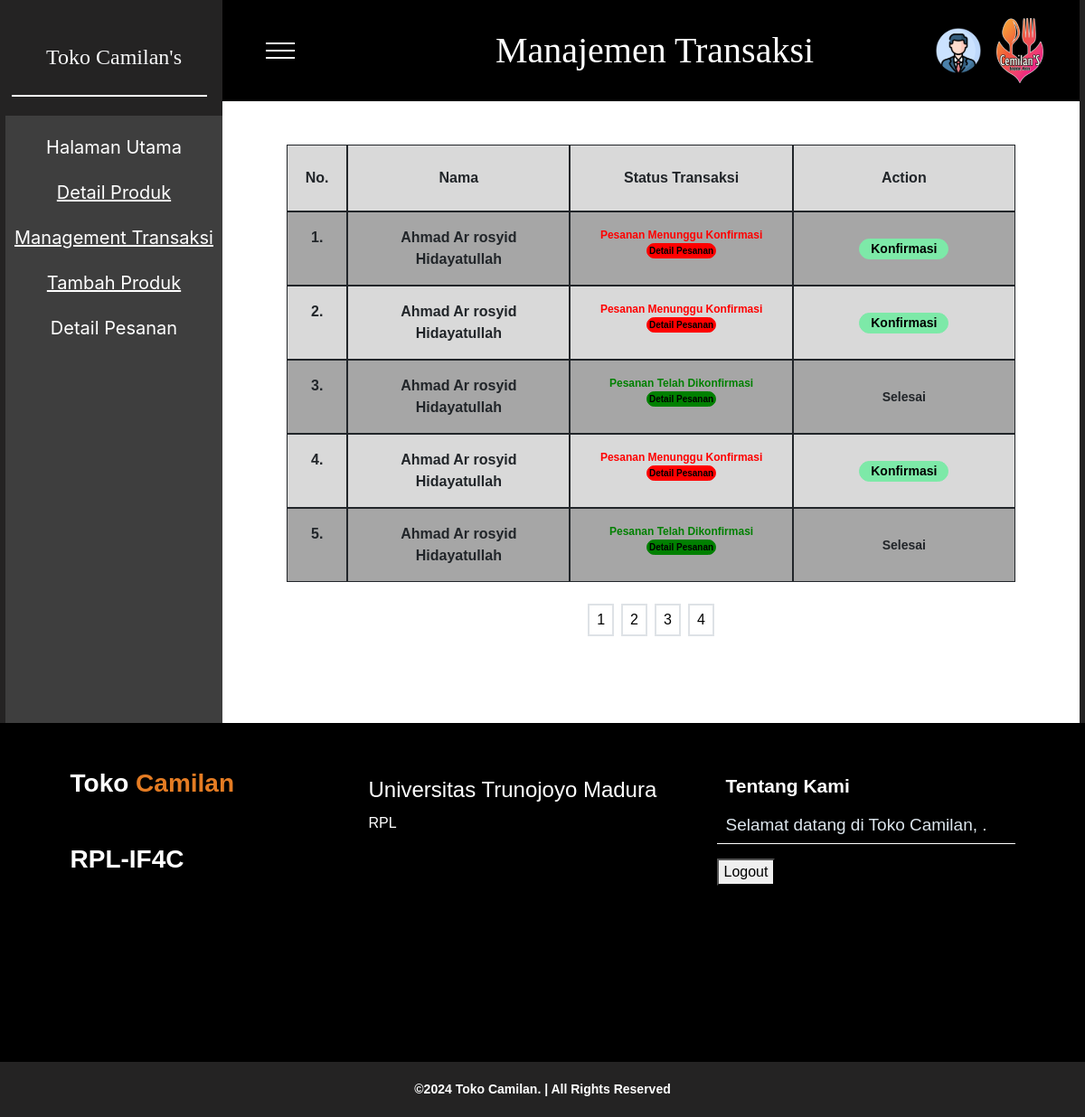
The app's page /rpl/admin/index.php with its own data.
### tables this page shows
CREATE TABLE `pesanan` (
  `ID_ORDER` int(11) NOT NULL,
  `ID_METODE_PEMBAYARAN` varchar(50) DEFAULT NULL,
  `ID_CUSTOMER` int(11) DEFAULT NULL,
  `TANGGAL_ORDER` timestamp NULL DEFAULT current_timestamp(),
  `TOTAL_ORDER` int(11) DEFAULT NULL,
  `Status` int(1) NOT NULL DEFAULT 0
);

CREATE TABLE `customer` (
  `NAMA_CUSTOMER` varchar(50) DEFAULT NULL,
  `ID_CUSTOMER` int(11) NOT NULL,
  `NOMOR_TELPON_CUSTOMER` varchar(50) DEFAULT NULL,
  `USERNAME` varchar(50) DEFAULT NULL,
  `PASSWORD` varchar(64) DEFAULT NULL,
  `EMAIL` text DEFAULT NULL,
  `ALAMAT` text DEFAULT NULL,
  `KOTA` text NOT NULL,
  `ID_KOTA` int(11) NOT NULL,
  `PROVINSI` text NOT NULL,
  `ID_PROVINSI` int(11) NOT NULL,
  `FOTO` text DEFAULT 'Default-Profile.svg'
);

### rpl/Database/database.php (called while the page is built, shortened)
<?php
function getDataAllJoin($table, $column, $columnid)
{
    try {
        $statement = DB->prepare("SELECT * FROM $table JOIN $column ON $table.$columnid = $column.$columnid");
        $statement->execute();
        return $statement->fetchAll(PDO::FETCH_ASSOC);
    } catch (PDOException $err) {
        echo $err->getMessage();
    }
}
function getDataAllJoinLimit($table, $column, $columnid, $start, $perpage)
{
    try {
        $statement = DB->prepare("SELECT * FROM $table JOIN $column ON $table.$columnid = $column.$columnid LIMIT $start, $perpage");
        $statement->execute();
        return $statement->fetchAll(PDO::FETCH_ASSOC);
    } catch (PDOException $err) {
        echo $err->getMessage();
    }
}

### rpl/admin/index.php (the view, shortened to what this page needs)
<?php
require_once('../Database/database.php');
$result = getDataAllJoin('pesanan', 'customer', 'ID_CUSTOMER');
$per_page = 5;
$total_results = count($result);
$total_pages = ceil($total_results / $per_page);
if (!isset($_GET['page'])) {
    $page = 1;
} else {
    $page = $_GET['page'];
}
$start = ($page - 1) * $per_page;
$pesanan = getDataAllJoinLimit('pesanan', 'customer', 'ID_CUSTOMER', $start, $per_page);
?>
<?php include("../templates/header-admin.php") ?>
<?php $table_color = "#D9D9D9;" ?>
<div class="row" style="width: 85%;">
    <div class="border border-dark py-4 fw-bold col-sm-1 text-center" style="background-color: <?= $table_color; ?>;">No.</div>
    <div class="border border-dark py-4 fw-bold col text-center" style="background-color: <?= $table_color; ?>;">Nama</div>
    <div class="border border-dark py-4 fw-bold col text-center" style="background-color: <?= $table_color; ?>;">Status Transaksi</div>
    <div class="border border-dark py-4 fw-bold col text-center" style="background-color: <?= $table_color; ?>;">Action</div>
</div>
<?php
$row_count = 0;
foreach ($pesanan as $order) :
    $row_count += 1;
    if ($row_count % 2 == 1) {
        $table_color = "#A6A6A6;";
    } else {
        $table_color = "#D9D9D9;";
    }
?>
    <div class="row" style="width: 85%;">
        <div class="border border-dark py-3 fw-bold col-sm-1 text-center d-flex flex-column align-items-center" style="background-color: <?= $table_color; ?>;"><?= $row_count; ?>.</div>
        <div class="border border-dark py-3 fw-bold col text-center d-flex flex-column align-items-center" style="background-color: <?= $table_color; ?>;"><?= $order['NAMA_CUSTOMER']; ?></div>
        <?php if ($order['Status'] == 0) : ?>
            <div class="border border-dark py-3 fw-bold col text-center d-flex flex-column align-items-center" style="background-color: <?= $table_color; ?>;">
                <div style="color: red; font-size: 12px">Pesanan Menunggu Konfirmasi</div>
                <a href="detail_pesanan.php?DetailPesanan=<?= $order['ID_ORDER'] ?>" style="width:35%; border: 1px solid red; border-radius:1rem; background-color:red; text-decoration:none; color:black;">
                    <div class="p-0 m-0" style="font-size: 10px; text-align:center;">Detail Pesanan</div>
                </a>
            </div>
            <div class="border border-dark py-3 fw-bold col text-center d-flex flex-column justify-content-center align-items-center" style="background-color: <?= $table_color; ?>;">
                <a href="<?= BASEURL . 'controller/admin/confirm-order.php?Order=' . $order['ID_ORDER']; ?>" style="border-radius:1rem; border:1px solid #7DE9A8; background-color: #7DE9A8; font-size:14px; width:45%; color:#000; text-decoration:none;">
                    Konfirmasi
                </a>
            </div>
        <?php else : ?>
            <div class="border border-dark py-3 fw-bold col text-center d-flex flex-column align-items-center" style="background-color: <?= $table_color; ?>;">
                <div style="color: green; font-size: 12px">Pesanan Telah Dikonfirmasi</div>
                <a href="detail_pesanan.php?DetailPesanan=<?= $order['ID_ORDER'] ?>" style="width:35%; border: 1px solid green; border-radius:1rem; background-color:green; text-decoration:none; color:black;">
                    <div class="p-0 m-0" style="font-size: 10px; text-align:center;">Detail Pesanan</div>
                </a>
            </div>
            <div class="border border-dark py-3 fw-bold col text-center d-flex flex-column justify-content-center align-items-center" style="background-color: <?= $table_color; ?>; font-size:14px;">Selesai</div>
        <?php endif; ?>
    </div>
<?php endforeach; ?>
<div class="d-flex">
    <?php for ($i = 1; $i <= $total_pages; $i++) : ?>
        <a class="border border-2 text-decoration-none px-2 py-1 my-4 mx-1" style="color: #000;" href='?page=<?= $i ?>'>
            <div class="paginate-link p-0 m-0" style="width:100%; height:100%">
                <?= $i; ?>
            </div>
        </a>
    <?php endfor; ?>
</div>
<?php include("../templates/footer-admin.php") ?>

### rpl/css/style.css (style rules this page uses)
body { font-family: 'Source Sans Pro', sans-serif; font-weight: 300; margin: 0; padding: 0; display: flex; flex-direction: column; align-items: center; background-color: #242323; overflow-x: hidden; }
.paginate-link { background-color: white; color: black; }

### records on screen
pesanan: ID_CUSTOMER.NAMA_CUSTOMER "Ahmad Ar rosyid Hidayatullah"
pesanan: ID_CUSTOMER.NAMA_CUSTOMER "Ahmad Ar rosyid Hidayatullah"
pesanan: ID_CUSTOMER.NAMA_CUSTOMER "Ahmad Ar rosyid Hidayatullah"
pesanan: ID_CUSTOMER.NAMA_CUSTOMER "Ahmad Ar rosyid Hidayatullah"
pesanan: ID_CUSTOMER.NAMA_CUSTOMER "Ahmad Ar rosyid Hidayatullah"

### other values on screen
$title "Manajemen Transaksi"
